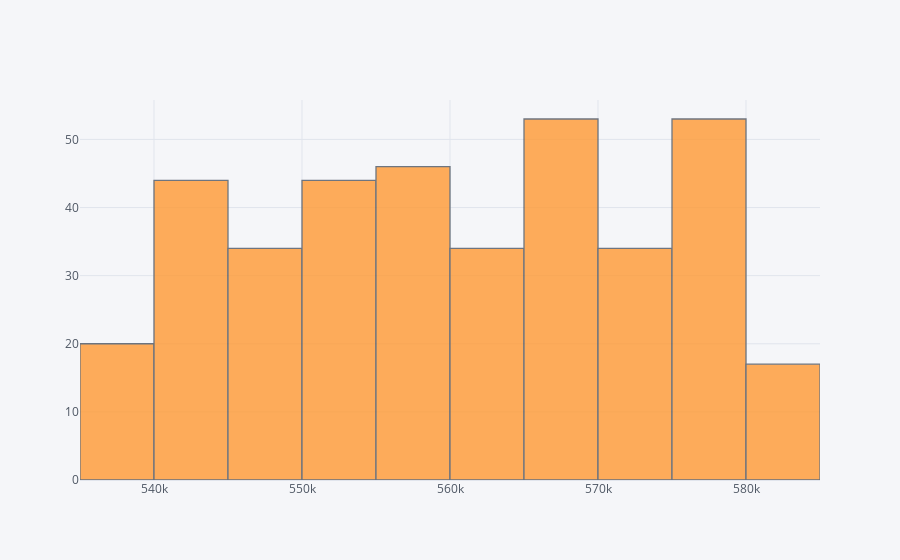

Notebook code for this chart:
### Code cell
cua_fra.groupby('InvoiceNo', as_index=False).sum().InvoiceNo.iplot(kind='hist', y='Quantity', x='InvoiceNo')

### Figure 1 — Plotly figure (JSON) as saved in the notebook; plotly's stock layout.template omitted (floating-point values rounded to 4 significant figures; data arrays with more than 128 entries replaced by an {"elided": "..."} marker saying what was removed)
{"data": [{"histfunc": "count", "histnorm": "", "marker": {"color": "rgba(255, 153, 51, 1.0)", "line": {"color": "#4D5663", "width": 1.3}}, "name": "InvoiceNo", "opacity": 0.8, "orientation": "v", "type": "histogram", "x": {"elided": "379 int values"}}], "layout": {"barmode": "overlay", "legend": {"bgcolor": "#F5F6F9", "font": {"color": "#4D5663"}}, "paper_bgcolor": "#F5F6F9", "plot_bgcolor": "#F5F6F9", "title": {"font": {"color": "#4D5663"}}, "xaxis": {"gridcolor": "#E1E5ED", "showgrid": true, "tickfont": {"color": "#4D5663"}, "title": {"font": {"color": "#4D5663"}, "text": ""}, "zerolinecolor": "#E1E5ED"}, "yaxis": {"gridcolor": "#E1E5ED", "showgrid": true, "tickfont": {"color": "#4D5663"}, "title": {"font": {"color": "#4D5663"}, "text": ""}, "zerolinecolor": "#E1E5ED"}}}
